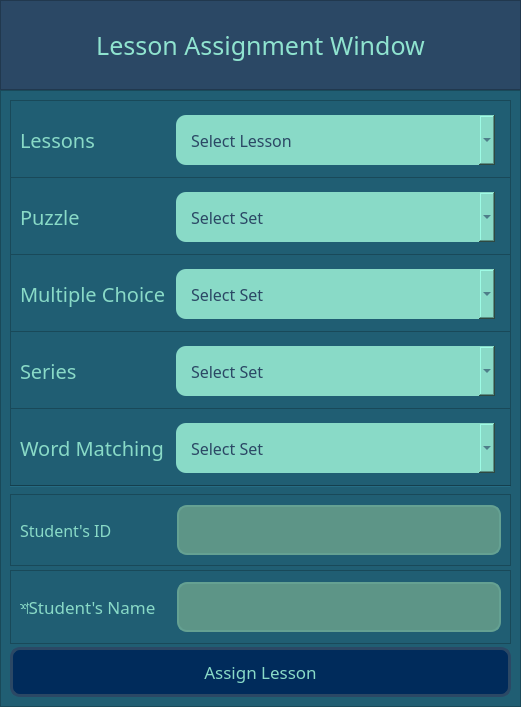
<?xml version="1.0" encoding="UTF-8"?>
<ui version="4.0">
 <class>Form</class>
 <widget class="QWidget" name="Form">
  <property name="geometry">
   <rect>
    <x>0</x>
    <y>0</y>
    <width>521</width>
    <height>707</height>
   </rect>
  </property>
  <property name="minimumSize">
   <size>
    <width>521</width>
    <height>707</height>
   </size>
  </property>
  <property name="maximumSize">
   <size>
    <width>521</width>
    <height>707</height>
   </size>
  </property>
  <property name="windowTitle">
   <string>Form</string>
  </property>
  <layout class="QGridLayout" name="gridLayout">
   <property name="leftMargin">
    <number>0</number>
   </property>
   <property name="topMargin">
    <number>0</number>
   </property>
   <property name="rightMargin">
    <number>0</number>
   </property>
   <property name="bottomMargin">
    <number>0</number>
   </property>
   <property name="spacing">
    <number>0</number>
   </property>
   <item row="0" column="0">
    <widget class="QFrame" name="top_frame">
     <property name="minimumSize">
      <size>
       <width>521</width>
       <height>90</height>
      </size>
     </property>
     <property name="maximumSize">
      <size>
       <width>16777215</width>
       <height>16777215</height>
      </size>
     </property>
     <property name="styleSheet">
      <string notr="true">background-color: rgb(43, 72, 101);</string>
     </property>
     <property name="frameShape">
      <enum>QFrame::StyledPanel</enum>
     </property>
     <property name="frameShadow">
      <enum>QFrame::Raised</enum>
     </property>
     <layout class="QHBoxLayout" name="horizontalLayout">
      <item>
       <widget class="QLabel" name="lbl_heading">
        <property name="font">
         <font>
          <family>Hind Siliguri Medium</family>
          <pointsize>19</pointsize>
          <weight>50</weight>
          <bold>false</bold>
         </font>
        </property>
        <property name="styleSheet">
         <string notr="true">color: rgb(143, 227, 207);</string>
        </property>
        <property name="text">
         <string>Lesson Assignment Window</string>
        </property>
        <property name="alignment">
         <set>Qt::AlignCenter</set>
        </property>
       </widget>
      </item>
     </layout>
    </widget>
   </item>
   <item row="1" column="0">
    <widget class="QFrame" name="middle_frame">
     <property name="minimumSize">
      <size>
       <width>521</width>
       <height>391</height>
      </size>
     </property>
     <property name="styleSheet">
      <string notr="true">background-color: rgb(32, 94, 115);
color: rgb(137, 218, 199);</string>
     </property>
     <property name="frameShape">
      <enum>QFrame::StyledPanel</enum>
     </property>
     <property name="frameShadow">
      <enum>QFrame::Raised</enum>
     </property>
     <layout class="QVBoxLayout" name="verticalLayout">
      <item>
       <widget class="QFrame" name="frame_3">
        <property name="minimumSize">
         <size>
          <width>300</width>
          <height>80</height>
         </size>
        </property>
        <property name="maximumSize">
         <size>
          <width>16777215</width>
          <height>16777215</height>
         </size>
        </property>
        <property name="frameShape">
         <enum>QFrame::StyledPanel</enum>
        </property>
        <property name="frameShadow">
         <enum>QFrame::Raised</enum>
        </property>
        <layout class="QHBoxLayout" name="horizontalLayout_5">
         <property name="rightMargin">
          <number>15</number>
         </property>
         <item>
          <widget class="QLabel" name="lbl_category">
           <property name="minimumSize">
            <size>
             <width>120</width>
             <height>0</height>
            </size>
           </property>
           <property name="maximumSize">
            <size>
             <width>150</width>
             <height>16777215</height>
            </size>
           </property>
           <property name="font">
            <font>
             <family>Hind Siliguri Medium</family>
             <pointsize>15</pointsize>
             <weight>50</weight>
             <bold>false</bold>
            </font>
           </property>
           <property name="styleSheet">
            <string notr="true">color: rgb(137, 218, 199);</string>
           </property>
           <property name="text">
            <string>Lessons</string>
           </property>
          </widget>
         </item>
         <item>
          <widget class="QComboBox" name="lsn_cmb_lesson_list">
           <property name="minimumSize">
            <size>
             <width>308</width>
             <height>50</height>
            </size>
           </property>
           <property name="font">
            <font>
             <family>Hind Siliguri Medium</family>
             <pointsize>12</pointsize>
            </font>
           </property>
           <property name="styleSheet">
            <string notr="true">background-color: rgb(137, 218, 199);
padding-left: 15px;
border-radius: 10px;
color: rgb(43, 72, 101);</string>
           </property>
           <item>
            <property name="text">
             <string>Select Lesson</string>
            </property>
           </item>
          </widget>
         </item>
        </layout>
       </widget>
      </item>
      <item>
       <widget class="QFrame" name="frame_4">
        <property name="minimumSize">
         <size>
          <width>300</width>
          <height>80</height>
         </size>
        </property>
        <property name="maximumSize">
         <size>
          <width>16777215</width>
          <height>16777215</height>
         </size>
        </property>
        <property name="frameShape">
         <enum>QFrame::StyledPanel</enum>
        </property>
        <property name="frameShadow">
         <enum>QFrame::Raised</enum>
        </property>
        <layout class="QHBoxLayout" name="horizontalLayout_7">
         <property name="rightMargin">
          <number>15</number>
         </property>
         <item>
          <widget class="QLabel" name="lbl_category_2">
           <property name="minimumSize">
            <size>
             <width>120</width>
             <height>0</height>
            </size>
           </property>
           <property name="maximumSize">
            <size>
             <width>150</width>
             <height>16777215</height>
            </size>
           </property>
           <property name="font">
            <font>
             <family>Hind Siliguri Medium</family>
             <pointsize>15</pointsize>
             <weight>50</weight>
             <bold>false</bold>
            </font>
           </property>
           <property name="styleSheet">
            <string notr="true">color: rgb(137, 218, 199);</string>
           </property>
           <property name="text">
            <string>Puzzle </string>
           </property>
          </widget>
         </item>
         <item>
          <widget class="QComboBox" name="lsn_cmb_puzzle_list">
           <property name="minimumSize">
            <size>
             <width>308</width>
             <height>50</height>
            </size>
           </property>
           <property name="font">
            <font>
             <family>Hind Siliguri Medium</family>
             <pointsize>12</pointsize>
            </font>
           </property>
           <property name="styleSheet">
            <string notr="true">background-color: rgb(137, 218, 199);
padding-left: 15px;
border-radius: 10px;
color: rgb(43, 72, 101);</string>
           </property>
           <item>
            <property name="text">
             <string>Select Set </string>
            </property>
           </item>
          </widget>
         </item>
        </layout>
       </widget>
      </item>
      <item>
       <widget class="QFrame" name="frame_5">
        <property name="minimumSize">
         <size>
          <width>300</width>
          <height>80</height>
         </size>
        </property>
        <property name="maximumSize">
         <size>
          <width>16777215</width>
          <height>16777215</height>
         </size>
        </property>
        <property name="frameShape">
         <enum>QFrame::StyledPanel</enum>
        </property>
        <property name="frameShadow">
         <enum>QFrame::Raised</enum>
        </property>
        <layout class="QHBoxLayout" name="horizontalLayout_8">
         <property name="rightMargin">
          <number>15</number>
         </property>
         <item>
          <widget class="QLabel" name="lbl_category_3">
           <property name="minimumSize">
            <size>
             <width>120</width>
             <height>0</height>
            </size>
           </property>
           <property name="maximumSize">
            <size>
             <width>150</width>
             <height>16777215</height>
            </size>
           </property>
           <property name="font">
            <font>
             <family>Hind Siliguri Medium</family>
             <pointsize>15</pointsize>
             <weight>50</weight>
             <bold>false</bold>
            </font>
           </property>
           <property name="styleSheet">
            <string notr="true">color: rgb(137, 218, 199);</string>
           </property>
           <property name="text">
            <string>Multiple Choice</string>
           </property>
          </widget>
         </item>
         <item>
          <widget class="QComboBox" name="lsn_cmb_mcq_list">
           <property name="minimumSize">
            <size>
             <width>308</width>
             <height>50</height>
            </size>
           </property>
           <property name="font">
            <font>
             <family>Hind Siliguri Medium</family>
             <pointsize>12</pointsize>
            </font>
           </property>
           <property name="styleSheet">
            <string notr="true">background-color: rgb(137, 218, 199);
padding-left: 15px;
border-radius: 10px;
color: rgb(43, 72, 101);</string>
           </property>
           <item>
            <property name="text">
             <string>Select Set</string>
            </property>
           </item>
          </widget>
         </item>
        </layout>
       </widget>
      </item>
      <item>
       <widget class="QFrame" name="frame_7">
        <property name="minimumSize">
         <size>
          <width>300</width>
          <height>80</height>
         </size>
        </property>
        <property name="maximumSize">
         <size>
          <width>16777215</width>
          <height>16777215</height>
         </size>
        </property>
        <property name="frameShape">
         <enum>QFrame::StyledPanel</enum>
        </property>
        <property name="frameShadow">
         <enum>QFrame::Raised</enum>
        </property>
        <layout class="QHBoxLayout" name="horizontalLayout_9">
         <property name="rightMargin">
          <number>15</number>
         </property>
         <item>
          <widget class="QLabel" name="lbl_category_4">
           <property name="minimumSize">
            <size>
             <width>120</width>
             <height>0</height>
            </size>
           </property>
           <property name="maximumSize">
            <size>
             <width>150</width>
             <height>16777215</height>
            </size>
           </property>
           <property name="font">
            <font>
             <family>Hind Siliguri Medium</family>
             <pointsize>15</pointsize>
             <weight>50</weight>
             <bold>false</bold>
            </font>
           </property>
           <property name="styleSheet">
            <string notr="true">color: rgb(137, 218, 199);</string>
           </property>
           <property name="text">
            <string>Series</string>
           </property>
          </widget>
         </item>
         <item>
          <widget class="QComboBox" name="lsn_cmb_sequence_list">
           <property name="minimumSize">
            <size>
             <width>308</width>
             <height>50</height>
            </size>
           </property>
           <property name="font">
            <font>
             <family>Hind Siliguri Medium</family>
             <pointsize>12</pointsize>
            </font>
           </property>
           <property name="styleSheet">
            <string notr="true">background-color: rgb(137, 218, 199);
padding-left: 15px;
border-radius: 10px;
color: rgb(43, 72, 101);</string>
           </property>
           <item>
            <property name="text">
             <string>Select Set</string>
            </property>
           </item>
          </widget>
         </item>
        </layout>
       </widget>
      </item>
      <item>
       <widget class="QFrame" name="frame_8">
        <property name="minimumSize">
         <size>
          <width>300</width>
          <height>80</height>
         </size>
        </property>
        <property name="maximumSize">
         <size>
          <width>16777215</width>
          <height>16777215</height>
         </size>
        </property>
        <property name="frameShape">
         <enum>QFrame::StyledPanel</enum>
        </property>
        <property name="frameShadow">
         <enum>QFrame::Raised</enum>
        </property>
        <layout class="QHBoxLayout" name="horizontalLayout_10">
         <property name="rightMargin">
          <number>15</number>
         </property>
         <item>
          <widget class="QLabel" name="lbl_category_5">
           <property name="minimumSize">
            <size>
             <width>120</width>
             <height>0</height>
            </size>
           </property>
           <property name="maximumSize">
            <size>
             <width>150</width>
             <height>16777215</height>
            </size>
           </property>
           <property name="font">
            <font>
             <family>Hind Siliguri Medium</family>
             <pointsize>15</pointsize>
             <weight>50</weight>
             <bold>false</bold>
            </font>
           </property>
           <property name="styleSheet">
            <string notr="true">color: rgb(137, 218, 199);</string>
           </property>
           <property name="text">
            <string>Word Matching</string>
           </property>
          </widget>
         </item>
         <item>
          <widget class="QComboBox" name="lsn_cmb_matching_list">
           <property name="minimumSize">
            <size>
             <width>308</width>
             <height>50</height>
            </size>
           </property>
           <property name="font">
            <font>
             <family>Hind Siliguri Medium</family>
             <pointsize>12</pointsize>
            </font>
           </property>
           <property name="styleSheet">
            <string notr="true">background-color: rgb(137, 218, 199);
padding-left: 15px;
border-radius: 10px;
color: rgb(43, 72, 101);</string>
           </property>
           <item>
            <property name="text">
             <string>Select Set</string>
            </property>
           </item>
          </widget>
         </item>
        </layout>
       </widget>
      </item>
      <item>
       <widget class="Line" name="line_2">
        <property name="orientation">
         <enum>Qt::Horizontal</enum>
        </property>
       </widget>
      </item>
      <item>
       <widget class="QFrame" name="frame_6">
        <property name="minimumSize">
         <size>
          <width>497</width>
          <height>72</height>
         </size>
        </property>
        <property name="maximumSize">
         <size>
          <width>16777215</width>
          <height>16777215</height>
         </size>
        </property>
        <property name="frameShape">
         <enum>QFrame::StyledPanel</enum>
        </property>
        <property name="frameShadow">
         <enum>QFrame::Raised</enum>
        </property>
        <layout class="QHBoxLayout" name="horizontalLayout_2">
         <item>
          <widget class="QLabel" name="lbl_lesson_id">
           <property name="minimumSize">
            <size>
             <width>151</width>
             <height>48</height>
            </size>
           </property>
           <property name="maximumSize">
            <size>
             <width>211</width>
             <height>16777215</height>
            </size>
           </property>
           <property name="font">
            <font>
             <family>Hind Siliguri Medium</family>
             <pointsize>12</pointsize>
             <weight>50</weight>
             <bold>false</bold>
            </font>
           </property>
           <property name="styleSheet">
            <string notr="true">color: rgb(137, 218, 199);</string>
           </property>
           <property name="text">
            <string>Student's ID</string>
           </property>
          </widget>
         </item>
         <item>
          <widget class="QLineEdit" name="lsn_edit_student_id">
           <property name="enabled">
            <bool>false</bool>
           </property>
           <property name="minimumSize">
            <size>
             <width>300</width>
             <height>50</height>
            </size>
           </property>
           <property name="font">
            <font>
             <family>Hind Siliguri</family>
             <pointsize>12</pointsize>
             <weight>50</weight>
             <bold>false</bold>
            </font>
           </property>
           <property name="styleSheet">
            <string notr="true">background-color: rgb(93, 149, 135);
border: 2px solid rgb(101, 161, 146);
padding-left: 15px;
border-radius: 10px;
color: rgb(43, 72, 101);</string>
           </property>
           <property name="cursorPosition">
            <number>0</number>
           </property>
           <property name="placeholderText">
            <string/>
           </property>
          </widget>
         </item>
        </layout>
       </widget>
      </item>
      <item>
       <widget class="QFrame" name="frame_2">
        <property name="minimumSize">
         <size>
          <width>501</width>
          <height>74</height>
         </size>
        </property>
        <property name="maximumSize">
         <size>
          <width>16777215</width>
          <height>16777215</height>
         </size>
        </property>
        <property name="frameShape">
         <enum>QFrame::StyledPanel</enum>
        </property>
        <property name="frameShadow">
         <enum>QFrame::Raised</enum>
        </property>
        <layout class="QHBoxLayout" name="horizontalLayout_6">
         <item>
          <widget class="QLabel" name="lbl_lesson_topic">
           <property name="minimumSize">
            <size>
             <width>151</width>
             <height>0</height>
            </size>
           </property>
           <property name="maximumSize">
            <size>
             <width>150</width>
             <height>16777215</height>
            </size>
           </property>
           <property name="font">
            <font>
             <family>Hind Siliguri Medium</family>
             <pointsize>13</pointsize>
             <weight>50</weight>
             <bold>false</bold>
            </font>
           </property>
           <property name="styleSheet">
            <string notr="true">color: rgb(137, 218, 199);</string>
           </property>
           <property name="text">
            <string>শStudent's Name</string>
           </property>
          </widget>
         </item>
         <item>
          <widget class="QLineEdit" name="lsn_edit_student_name">
           <property name="enabled">
            <bool>false</bool>
           </property>
           <property name="minimumSize">
            <size>
             <width>300</width>
             <height>50</height>
            </size>
           </property>
           <property name="font">
            <font>
             <family>Hind Siliguri Medium</family>
             <pointsize>11</pointsize>
            </font>
           </property>
           <property name="styleSheet">
            <string notr="true">background-color: rgb(93, 149, 135);
border: 2px solid rgb(101, 161, 146);
padding-left: 15px;
border-radius: 10px;
color: rgb(43, 72, 101);</string>
           </property>
           <property name="placeholderText">
            <string/>
           </property>
          </widget>
         </item>
        </layout>
       </widget>
      </item>
      <item>
       <widget class="QPushButton" name="lsn_btn_assign_lsn_to_std">
        <property name="minimumSize">
         <size>
          <width>200</width>
          <height>50</height>
         </size>
        </property>
        <property name="font">
         <font>
          <family>Hind Siliguri Medium</family>
          <pointsize>13</pointsize>
         </font>
        </property>
        <property name="cursor">
         <cursorShape>PointingHandCursor</cursorShape>
        </property>
        <property name="styleSheet">
         <string notr="true">QPushButton {
border: 3px solid rgb(43, 72, 101);
border-radius: 10px;
background-color:  #002B5B;
color: rgb(137, 218, 199)
}

QPushButton::hover:!pressed {
background-color: rgb(43, 72, 101);
border: 3px solid rgb(0, 43, 91); 
}</string>
        </property>
        <property name="text">
         <string>Assign Lesson</string>
        </property>
        <property name="shortcut">
         <string>Return</string>
        </property>
        <property name="flat">
         <bool>true</bool>
        </property>
       </widget>
      </item>
     </layout>
    </widget>
   </item>
  </layout>
 </widget>
 <resources/>
 <connections/>
</ui>
